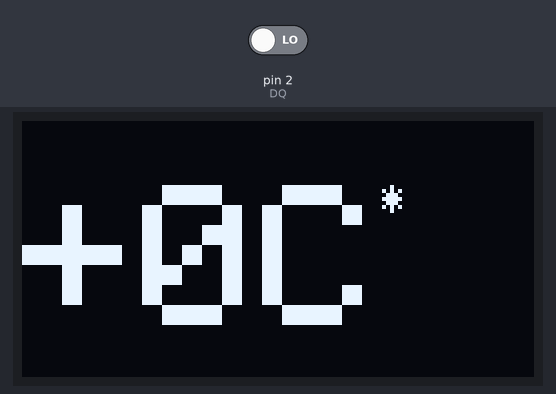
The sketch below on a simulated Arduino Uno, built with avr-gcc and run on an emulated ATmega328P. Shown: 128×64 one-colour display. Inputs (shaded band) come from the test bench; at power-on: pin 2 (DQ) LOW. The display library's start-up logo is not drawn; what the sketch prints to the serial monitor is not drawn.

Above: at 3.2 s.
3.3 s: pin 2 (DQ) driven HIGH
At 5.1 s:
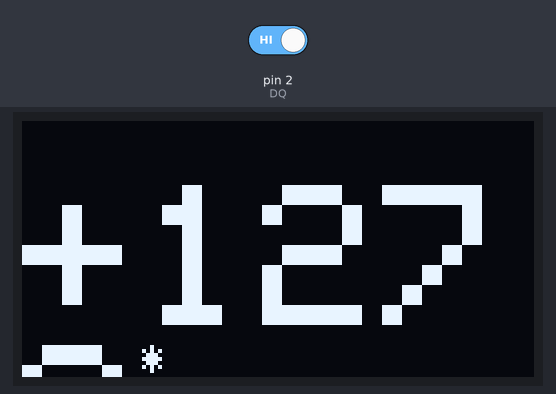
Timing chart, 0 to 6.6 s (numbered marks = the images above; inputs shaded):
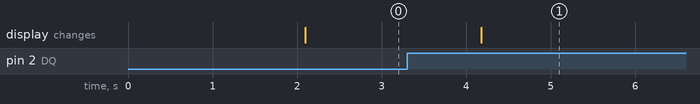

The sketch:

odev_vs_4.ino
```cpp
#include <SPI.h>
#include <Wire.h>
#include <Adafruit_GFX.h>
#include <Adafruit_SSD1306.h>

#define SCREEN_WIDTH 128 // OLED display width, in pixels
#define SCREEN_HEIGHT 64 // OLED display height, in pixels

// Declaration for SSD1306 display connected using software SPI (default case):
#define OLED_MOSI   9
#define OLED_CLK   10
#define OLED_DC    11
#define OLED_CS    12
#define OLED_RESET 13
Adafruit_SSD1306 display(SCREEN_WIDTH, SCREEN_HEIGHT,
  OLED_MOSI, OLED_CLK, OLED_DC, OLED_RESET, OLED_CS);

#define DQ 2
int ok,command,i,data[9],j,derece,sing;
unsigned int a ;

void setup() {
  pinMode(DQ,INPUT);
  Serial.begin(9600);
  if(!display.begin(SSD1306_SWITCHCAPVCC)) {
    Serial.println(F("SSD1306 allocation failed"));
    for(;;); // Don't proceed, loop forever
  }

  display.display();
  delay(2000); // Pause for 2 seconds
  display.clearDisplay();
  display.setTextSize(5);
  display.setTextColor(SSD1306_WHITE);
}
void sicaklik(){
  ////////////HESAPLAMALAR//////////
  a=65535;
  a = a&data[1];
  a = a<<8;
  a = a|data[0];
  Serial.println(a);
  /*[s][s][s][s][s]_[x][x][x][x][x][x][x].[x][x][x][x]*/
  /*[0][0][0][0][0]_[1][1][1][1][1][1][1].[0][0][0][0]*/
  derece =  2032; //11111110000
  sing   = 63488; //1111100000000000
  sing   = sing >>11;
  /*if sing =! 0 ==> sing - else +*/
  derece = derece & a;
  derece = derece>>4;
  Serial.print("derece=");
  Serial.println(derece);

  /////////////EKRANA YAZDIRMA////////////
  display.setTextSize(5);
  display.setCursor(0,16);
  if(sing =!0){
    display.print("+");
    }
  else{
    display.print("-");
    derece = 127-derece; //tümleyeni
    }
  display.print(derece);
  display.print("C");
  display.setTextSize(1);
  display.print("*");

  display.display();
  display.clearDisplay();
delay(1000);

}

void writeBit(int b){
  if(b){
    pinMode(DQ,OUTPUT);
    digitalWrite(DQ,LOW);
    delayMicroseconds(1);
    pinMode(DQ,INPUT);
    delayMicroseconds(60);

    }
    else{
    pinMode(DQ,OUTPUT);
    digitalWrite(DQ,LOW);
    delayMicroseconds(60);
    pinMode(DQ,INPUT);
    delayMicroseconds(5);
    }
  }


int readBit(){
  pinMode(DQ,OUTPUT);
  digitalWrite(DQ,LOW);
  delayMicroseconds(1);
  pinMode(DQ,INPUT);
  delayMicroseconds(5);
  ok=digitalRead(DQ);
  delayMicroseconds(80);
  return ok;
  }
void reset_pulse(){
  pinMode(DQ,OUTPUT);
  digitalWrite(DQ,LOW);
  delayMicroseconds(500);
  }
void presence_pulse(){
  pinMode(DQ,INPUT);
  delayMicroseconds(500);
  }

void Command(int i){
  command = i;
  for(i=0;i<8;i++){
    writeBit(command&0x01);
    command>>=1;
    }
  }


void loop() {
  reset_pulse();
  presence_pulse();
  Command(0xCC);//tek sensor oldugu için rom okunmadı.

  Command(0x44);//Ölçüm yap ve kaydet.

  reset_pulse();
  presence_pulse();
  Command(0xCC);


  Command(0xBE);//Bellekten data  oku
  for(j=0;j<9;j++){
    data[j]=0;
    for(i=0;i<8;i++){
     data[j]>>=1;
     data[j]|=(readBit()<<7);
     }
    }
    sicaklik();
}
```

Measured:
- after the input at 3.3 s, the display: changes after 0.88 s (image 1)
